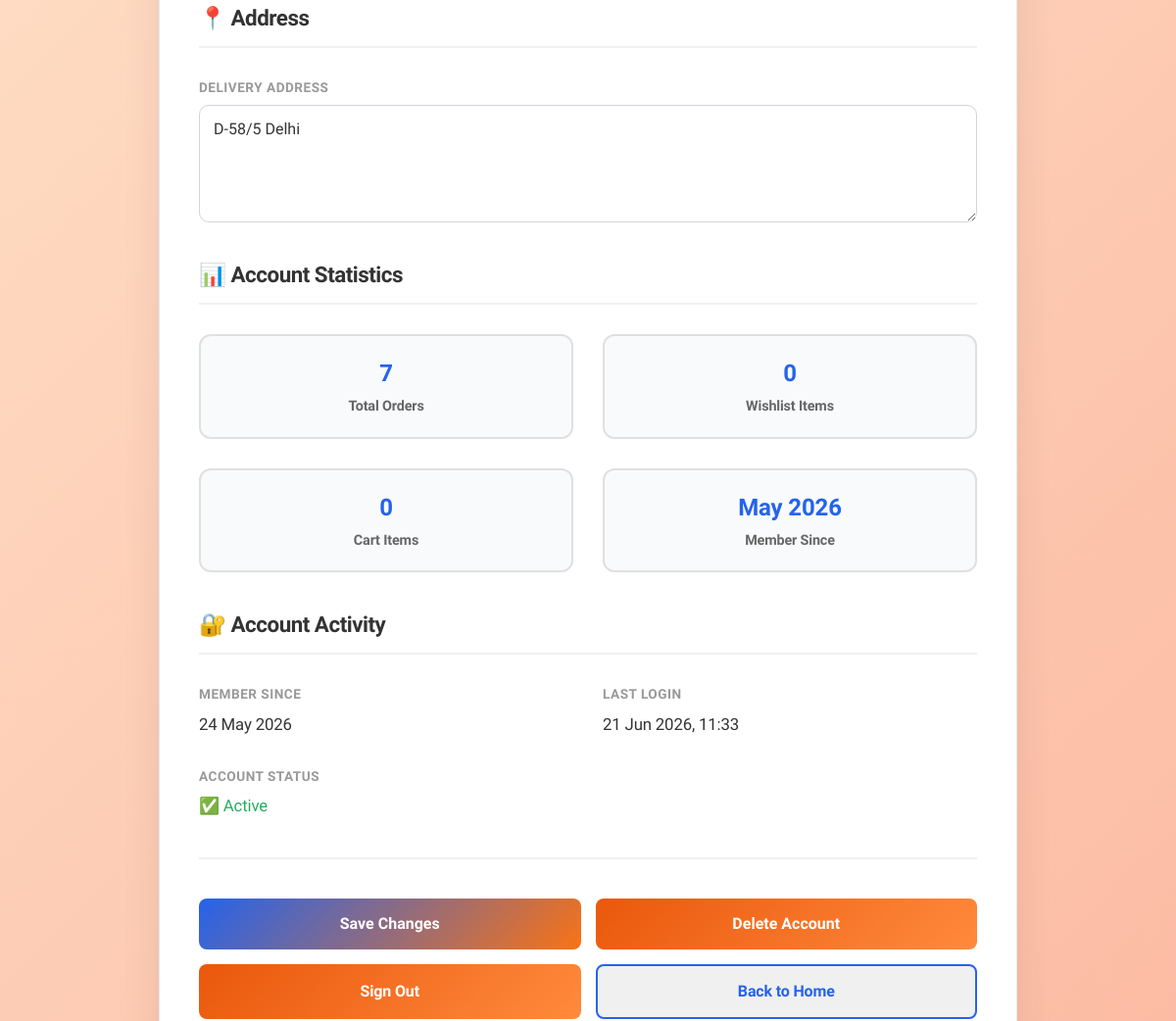
/profile/ (signed in, middle part), run on an earlier commit of the app's database.
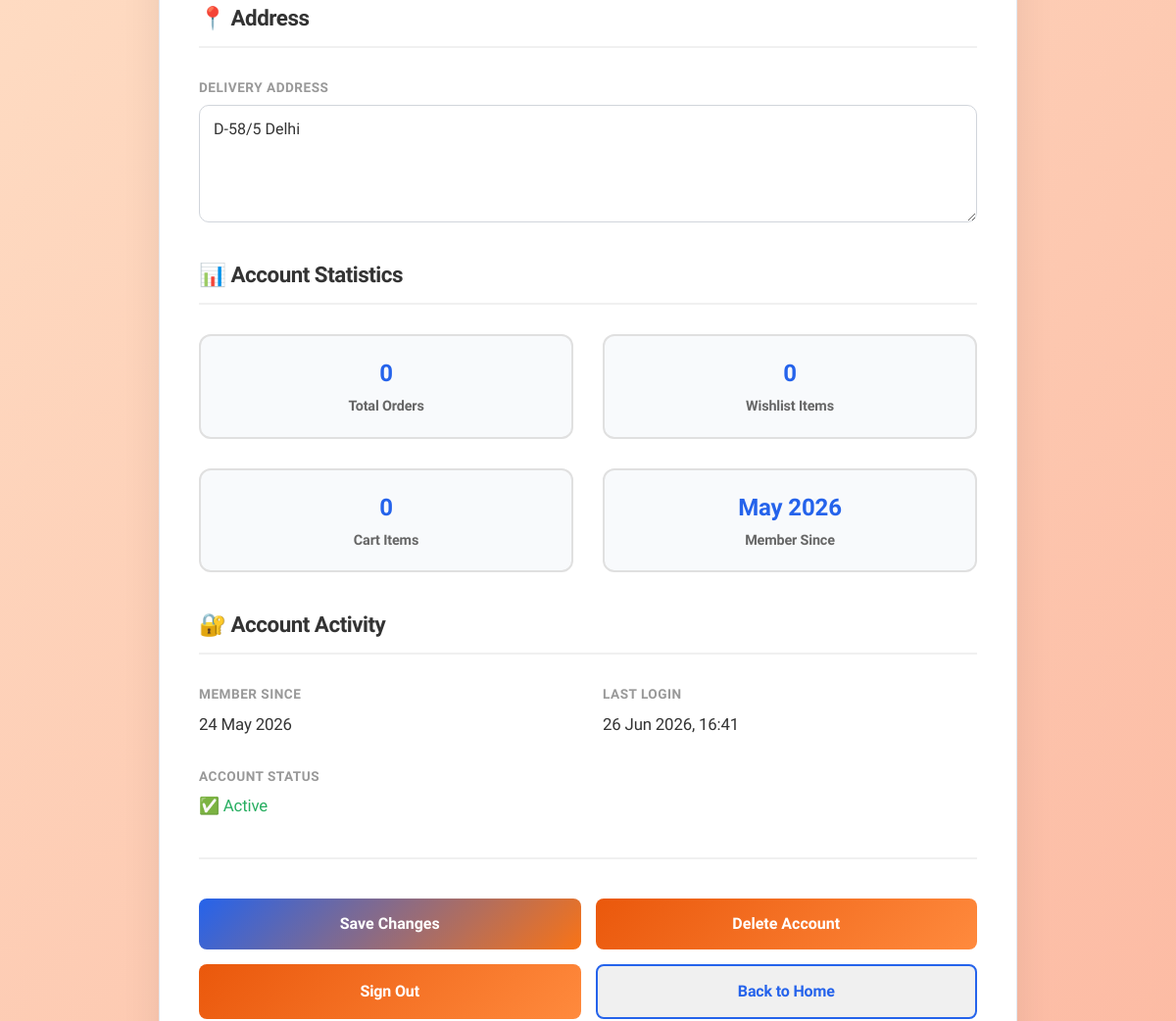
And on a later commit of the database.
### Astra_Market/models.py (models this page shows, shortened)
class CustomUser(AbstractBaseUser, PermissionsMixin):
    GENDER_CHOICES = [
        ('male', 'Male'),
        ('female', 'Female'),
        ('other', 'Other'),
    ]
    phone_validator = RegexValidator(
        regex=r'^\+?\d{7,15}$',
        message='Enter a valid phone number using 7 to 15 digits.',
    )
    full_name = models.CharField(max_length=150)
    email = models.EmailField(unique=True)
    mobile = models.CharField(max_length=15, unique=True, validators=[phone_validator])
    alternate_mobile = models.CharField(
        max_length=15,
        blank=True,
        null=True,
        validators=[phone_validator],
    )
    dob = models.DateField(blank=True, null=True)
    address = models.TextField(blank=True, null=True)
    profile_image = models.ImageField(upload_to='profile_images/', blank=True, null=True)
    gender = models.CharField(max_length=10, choices=GENDER_CHOICES, blank=True)
    is_staff = models.BooleanField(default=False)
    is_active = models.BooleanField(default=True)
    date_joined = models.DateTimeField(auto_now_add=True)
    objects = CustomUserManager()
    USERNAME_FIELD = 'email'
    REQUIRED_FIELDS = ['full_name', 'mobile']
    class Meta:
        verbose_name = 'User'
        verbose_name_plural = 'Users'

### Astra_Market/views.py (the view, shortened to what this page needs)
# urls.py: path('profile/', views.profile, name='profile'),
@login_required(login_url='login')
def profile(request):
    user = request.user
    return render(request, 'profile.html', {'user': user})

### Astra_Market/templates/profile.html (shortened to what this page needs)
{% extends 'base.html' %}
{% block content %}
<div class="container profile-container">
    <div class="profile-card">
        <form method="POST" enctype="multipart/form-data">
            <div class="profile-content">
            <div class="info-section">
                <h2 class="section-title">📍 Address</h2>
                <div class="info-grid full">
                    <div class="info-item">
                        <span class="info-label">Delivery Address</span>
                        <textarea name="address" class="profile-textarea" placeholder="Enter your delivery address">{{ user.address }}</textarea>
                    </div>
                </div>
            </div>
            <div class="info-section">
                <h2 class="section-title">📊 Account Statistics</h2>
                <div class="info-grid">
                    <div class="stat-box">
                        <div class="stat-value">{{ user.orders.count }}</div>
                        <div class="stat-label">Total Orders</div>
                    </div>
                    <div class="stat-box">
                        <div class="stat-value">{{ user.wishlist_items.count }}</div>
                        <div class="stat-label">Wishlist Items</div>
                    </div>
                    <div class="stat-box">
                        <div class="stat-value">{{ user.cart_items.count }}</div>
                        <div class="stat-label">Cart Items</div>
                    </div>
                    <div class="stat-box">
                        <div class="stat-value">{{ user.date_joined|date:"M Y" }}</div>
                        <div class="stat-label">Member Since</div>
                    </div>
                </div>
            </div>
            <div class="info-section">
                <h2 class="section-title">🔐 Account Activity</h2>
                <div class="info-grid">
                    <div class="info-item">
                        <span class="info-label">Member Since</span>
                        <span class="info-value">{{ user.date_joined|date:"d M Y" }}</span>
                    </div>
                    <div class="info-item">
                        <span class="info-label">Last Login</span>
                        <span class="info-value">
                            {% if user.last_login %}
                                {{ user.last_login|date:"d M Y, H:i" }}
                            {% else %}
                                Never logged in
                            {% endif %}
                        </span>
                    </div>
                    <div class="info-item">
                        <span class="info-label">Account Status</span>
                        <span class="info-value">
                            {% if user.is_active %}
                                <span style="color: #27ae60;">✅ Active</span>
                            {% else %}
                                <span style="color: #e74c3c;">❌ Inactive</span>
                            {% endif %}
                        </span>
                    </div>
                </div>
            </div>
            <div class="action-buttons">
                <button type="submit" class="btn-action btn-save">Save Changes</button>
                <form method="post" action="{% url 'delete_account' %}" style="display:inline;">
                    <button type="submit" class="btn-action btn-logout" onclick="return confirm('Are you sure you want to delete your account? This action cannot be undone.');">Delete Account</button>
                </form>
                <a href="{% url 'logout' %}" class="btn-action btn-logout">Sign Out</a>
                <a href="/" class="btn-action btn-home">Back to Home</a>
            </div>
        </form>
        </div>
    </div>
{% endblock %}

What changed in the data, as far as the page shows it:
changed CustomUser "D-58/5 Delhi": orders.count "7" → "0"; last_login "21 Jun 2026, 11:33" → "26 Jun 2026, 16:41"
